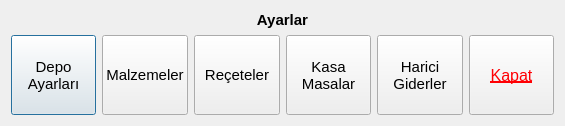
<?xml version="1.0" encoding="UTF-8"?>
<ui version="4.0">
 <class>AyarlarDialog</class>
 <widget class="QDialog" name="AyarlarDialog">
  <property name="geometry">
   <rect>
    <x>0</x>
    <y>0</y>
    <width>565</width>
    <height>126</height>
   </rect>
  </property>
  <property name="font">
   <font>
    <pointsize>11</pointsize>
    <weight>50</weight>
    <bold>false</bold>
   </font>
  </property>
  <property name="windowTitle">
   <string>Dialog</string>
  </property>
  <layout class="QVBoxLayout" name="verticalLayout">
   <item>
    <widget class="QLabel" name="label">
     <property name="sizePolicy">
      <sizepolicy hsizetype="Preferred" vsizetype="Maximum">
       <horstretch>0</horstretch>
       <verstretch>0</verstretch>
      </sizepolicy>
     </property>
     <property name="text">
      <string>&lt;html&gt;&lt;head/&gt;&lt;body&gt;&lt;p align=&quot;center&quot;&gt;&lt;span style=&quot; font-weight:600;&quot;&gt;Ayarlar&lt;/span&gt;&lt;/p&gt;&lt;/body&gt;&lt;/html&gt;</string>
     </property>
    </widget>
   </item>
   <item>
    <layout class="QGridLayout" name="gridLayout">
     <item row="0" column="0">
      <widget class="QPushButton" name="pushButton_depo">
       <property name="sizePolicy">
        <sizepolicy hsizetype="Minimum" vsizetype="Minimum">
         <horstretch>0</horstretch>
         <verstretch>0</verstretch>
        </sizepolicy>
       </property>
       <property name="text">
        <string>Depo
Ayarları</string>
       </property>
      </widget>
     </item>
     <item row="0" column="1">
      <widget class="QPushButton" name="pushButton_malzeme">
       <property name="sizePolicy">
        <sizepolicy hsizetype="Minimum" vsizetype="Minimum">
         <horstretch>0</horstretch>
         <verstretch>0</verstretch>
        </sizepolicy>
       </property>
       <property name="text">
        <string>Malzemeler</string>
       </property>
      </widget>
     </item>
     <item row="0" column="5">
      <widget class="QPushButton" name="pushButton">
       <property name="sizePolicy">
        <sizepolicy hsizetype="Minimum" vsizetype="Minimum">
         <horstretch>0</horstretch>
         <verstretch>0</verstretch>
        </sizepolicy>
       </property>
       <property name="font">
        <font>
         <family>MS Shell Dlg 2</family>
         <pointsize>12</pointsize>
         <weight>9</weight>
         <italic>false</italic>
         <bold>false</bold>
         <underline>true</underline>
        </font>
       </property>
       <property name="styleSheet">
        <string notr="true">color: rgb(255, 0, 4);
text-decoration: underline;
font: 75 12pt &quot;MS Shell Dlg 2&quot;;
</string>
       </property>
       <property name="text">
        <string>Kapat</string>
       </property>
      </widget>
     </item>
     <item row="0" column="2">
      <widget class="QPushButton" name="pushButton_recete">
       <property name="sizePolicy">
        <sizepolicy hsizetype="Minimum" vsizetype="Minimum">
         <horstretch>0</horstretch>
         <verstretch>0</verstretch>
        </sizepolicy>
       </property>
       <property name="text">
        <string>Reçeteler</string>
       </property>
      </widget>
     </item>
     <item row="0" column="3">
      <widget class="QPushButton" name="pushButton_KasaMasa">
       <property name="sizePolicy">
        <sizepolicy hsizetype="Minimum" vsizetype="Minimum">
         <horstretch>0</horstretch>
         <verstretch>0</verstretch>
        </sizepolicy>
       </property>
       <property name="text">
        <string>Kasa
Masalar</string>
       </property>
      </widget>
     </item>
     <item row="0" column="4">
      <widget class="QPushButton" name="pushButton_HariciGiderler">
       <property name="sizePolicy">
        <sizepolicy hsizetype="Minimum" vsizetype="Minimum">
         <horstretch>0</horstretch>
         <verstretch>0</verstretch>
        </sizepolicy>
       </property>
       <property name="text">
        <string>Harici
Giderler</string>
       </property>
       <property name="default">
        <bool>false</bool>
       </property>
       <property name="flat">
        <bool>false</bool>
       </property>
      </widget>
     </item>
    </layout>
   </item>
  </layout>
 </widget>
 <resources/>
 <connections>
  <connection>
   <sender>pushButton</sender>
   <signal>clicked()</signal>
   <receiver>AyarlarDialog</receiver>
   <slot>close()</slot>
   <hints>
    <hint type="sourcelabel">
     <x>367</x>
     <y>82</y>
    </hint>
    <hint type="destinationlabel">
     <x>416</x>
     <y>116</y>
    </hint>
   </hints>
  </connection>
 </connections>
</ui>
